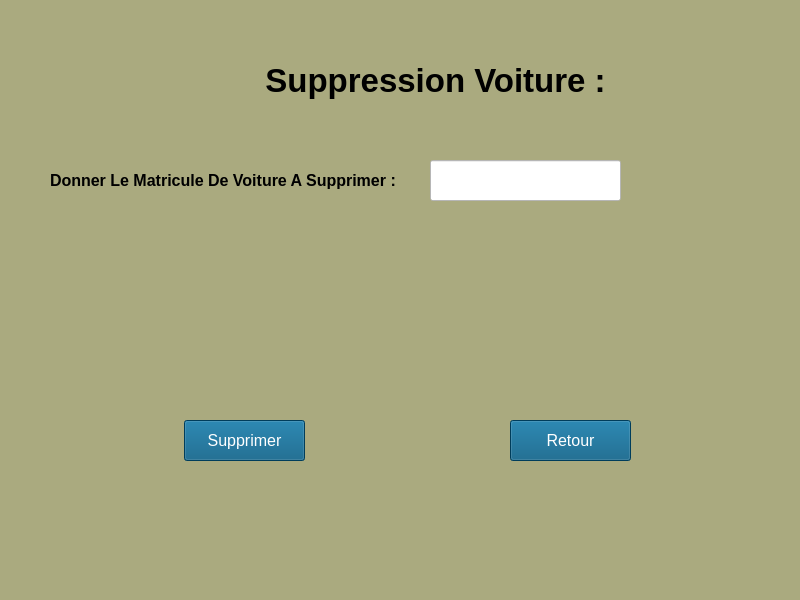
<?xml version="1.0" encoding="UTF-8"?>
<ui version="4.0">
 <class>Form</class>
 <widget class="QWidget" name="Form">
  <property name="geometry">
   <rect>
    <x>0</x>
    <y>0</y>
    <width>800</width>
    <height>600</height>
   </rect>
  </property>
  <property name="windowTitle">
   <string>Form</string>
  </property>
  <property name="styleSheet">
   <string notr="true">background-color: rgb(170, 170, 127);</string>
  </property>
  <widget class="QLabel" name="label">
   <property name="geometry">
    <rect>
     <x>50</x>
     <y>160</y>
     <width>411</width>
     <height>41</height>
    </rect>
   </property>
   <property name="font">
    <font>
     <pointsize>12</pointsize>
     <weight>75</weight>
     <bold>true</bold>
    </font>
   </property>
   <property name="text">
    <string>Donner Le Matricule De Voiture A Supprimer :</string>
   </property>
  </widget>
  <widget class="QLineEdit" name="lire_matricule_supp">
   <property name="geometry">
    <rect>
     <x>430</x>
     <y>160</y>
     <width>191</width>
     <height>41</height>
    </rect>
   </property>
   <property name="font">
    <font>
     <pointsize>13</pointsize>
     <weight>75</weight>
     <bold>true</bold>
    </font>
   </property>
   <property name="styleSheet">
    <string notr="true">color: rgb(255, 0, 0);
background-color: rgb(255, 255, 255);</string>
   </property>
  </widget>
  <widget class="QPushButton" name="retour">
   <property name="geometry">
    <rect>
     <x>510</x>
     <y>420</y>
     <width>121</width>
     <height>41</height>
    </rect>
   </property>
   <property name="font">
    <font>
     <pointsize>12</pointsize>
    </font>
   </property>
   <property name="styleSheet">
    <string notr="true">background-color: rgb(255, 255, 255);
color: rgb(255, 255, 255);
background-color: rgb(0, 85, 127);</string>
   </property>
   <property name="text">
    <string>Retour</string>
   </property>
  </widget>
  <widget class="QPushButton" name="supprimer">
   <property name="geometry">
    <rect>
     <x>184</x>
     <y>420</y>
     <width>121</width>
     <height>41</height>
    </rect>
   </property>
   <property name="font">
    <font>
     <pointsize>12</pointsize>
     <italic>false</italic>
    </font>
   </property>
   <property name="styleSheet">
    <string notr="true">background-color: rgb(0, 85, 127);
color: rgb(255, 255, 255);</string>
   </property>
   <property name="text">
    <string>Supprimer</string>
   </property>
  </widget>
  <widget class="QLabel" name="label_2">
   <property name="geometry">
    <rect>
     <x>250</x>
     <y>50</y>
     <width>371</width>
     <height>61</height>
    </rect>
   </property>
   <property name="font">
    <font>
     <pointsize>25</pointsize>
     <weight>75</weight>
     <bold>true</bold>
    </font>
   </property>
   <property name="text">
    <string>Suppression Voiture :</string>
   </property>
   <property name="alignment">
    <set>Qt::AlignCenter</set>
   </property>
  </widget>
 </widget>
 <resources/>
 <connections/>
</ui>
